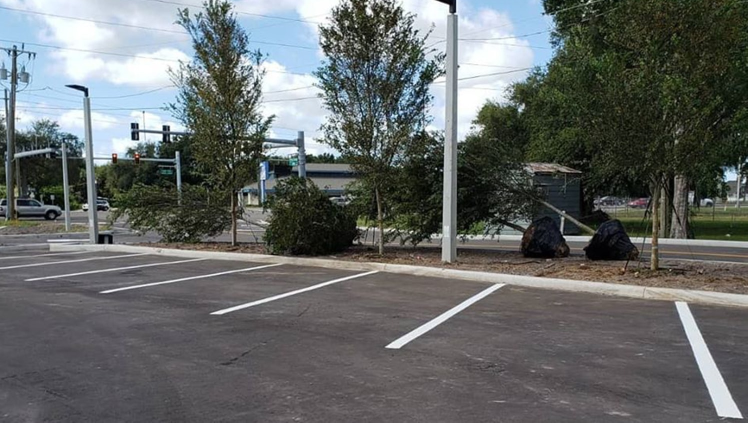
#> input picture Slot/Gambar/tes1.jpg, 1495 x 845 px, found by its file name (shown at 1/2 size)
$ jupyter execute KangDhio.ipynb
#> lines starting #> are read from the running program, lines starting #| are printed output that depends on the picture; after the words box and inside, x2 and y2 are one past the last pixel; in counts of white or black regions, pixels touching at a corner belong together
[cell 1]
#Import modul
from PIL import Image
import cv2
import numpy as np
import matplotlib.pyplot as plt

[cell 2]
import os
os.getcwd()

[cell 3]
image = cv2.imread("Gambar/Tes1.jpg")
#> image is the input picture: shape (845, 1495, 3); mean B, G, R 103.9, 104.9, 101.2
image = cv2.resize(image, (800,400), interpolation = cv2.INTER_AREA)
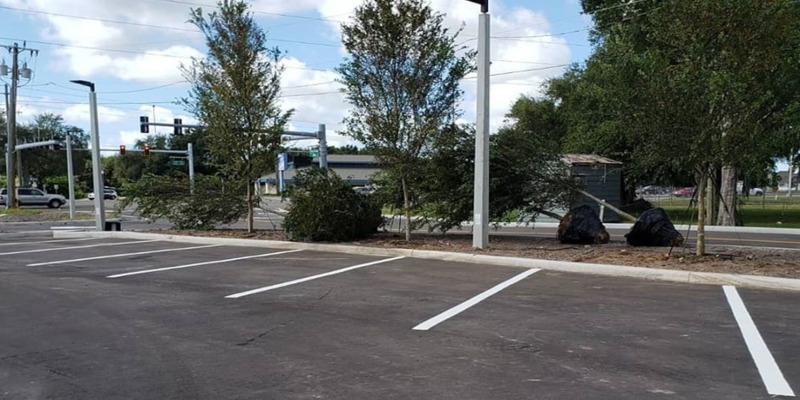
#> image: shape (400, 800, 3); mean B, G, R 103.9, 104.9, 101.2
state = 0
sum_rows = 0
sum_slots = []
font = cv2.FONT_HERSHEY_PLAIN

[cell 4]
#cv2.imshow("Image",image)
#cv2.waitKey(0)
#cv2.destroyAllWindows()

[cell 5]
#Fungsi untuk save output
def saved_1(output_SP):
    cv2.imwrite ( 'Hasil/finalImage.jpg' ,output_SP)
    return output_SP

[cell 6]
#Fungsi konversi image ke array format numpy
def load_image_into_numpy_array(image):
  (im_width, im_height) = image.size
  return np.array(image.getdata()).reshape(
    (im_height, im_width, 3)).astype(np.uint8)

[cell 7]
#Fungsi untuk pemetaan kordinat
def coordinate(event, x, y, flags, param):
  global refPt,keypoint,p,m,n,click,q,i,o

  if event == cv2.EVENT_LBUTTONDOWN:
    refPt = (x, y)
    #print(refPt)
    #p = p+1
    keypoint.append(refPt)
    #keypoint.append([])
    click = click + 1
    #print(click)
    if click == 1:
      cv2.line(image,keypoint[m],keypoint[n],(0,0,255),2)
      #print(keypoint[0])
      m = n
      n = n + 1
      click = 0
      #print(q)

      if q < 1:
        o = m
        o = o - i
        i = i + 2
        cv2.line(image,keypoint[o],keypoint[m],(0,0,255),2)
      elif q > 0:
        q = q - 1

  return keypoint

[cell 8]
ROI_slot =[]
imges = image.copy()
original_clone = image.copy()
clone = Image.fromarray(original_clone)

[cell 9]
clone

[cell 10]
while True:
    # display the image and wait for a keypress
    one = str(sum_rows)
    two = str(sum_slots)
    three = str(state+1)
    cv2.putText(image,(one+"="+two), (100,100), font, 2, (0,0,255),1)
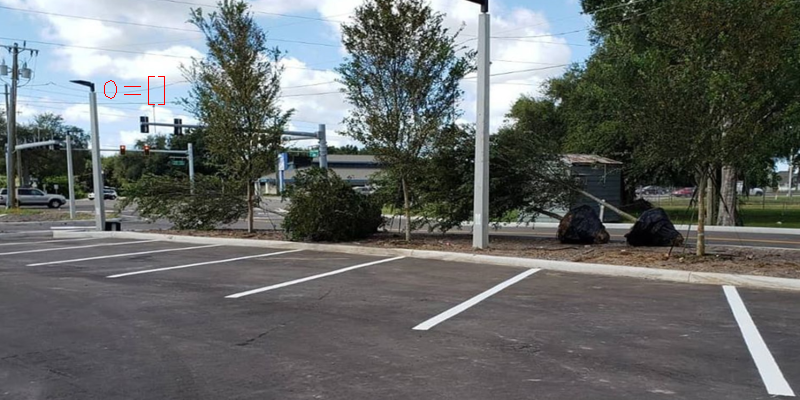
#> image: shape (400, 800, 3); 0.05% of pixels changed, all inside (x1, y1, x2, y2) = (104, 76, 165, 105)
    cv2.putText(image,three, (30,30), font, 2, (0,0,255),1)
#> image: shape (400, 800, 3); 0.01% of pixels changed, all inside (x1, y1, x2, y2) = (36, 10, 41, 29)
    cv2.imshow("Image",image)
    key = cv2.waitKey(1) & 0xFF
#> (key Esc is pressed here)
    if key == ord("p"):
        sum_rows = sum_rows +1
        sum_slots.append(0)
        image = original_clone.copy()
    if key == ord("l"):
        state=state+1
        if state==sum_rows:
            state = 0
        image = original_clone.copy()
    if key == ord("o"):
        sum_slots[state] = sum_slots[state] +1
        image = original_clone.copy()
    elif key == ord("c"):
        break
cv2.destroyAllWindows()

$ run again, with Slot/Gambar/tes2.JPG copied over Slot/Gambar/tes1.jpg
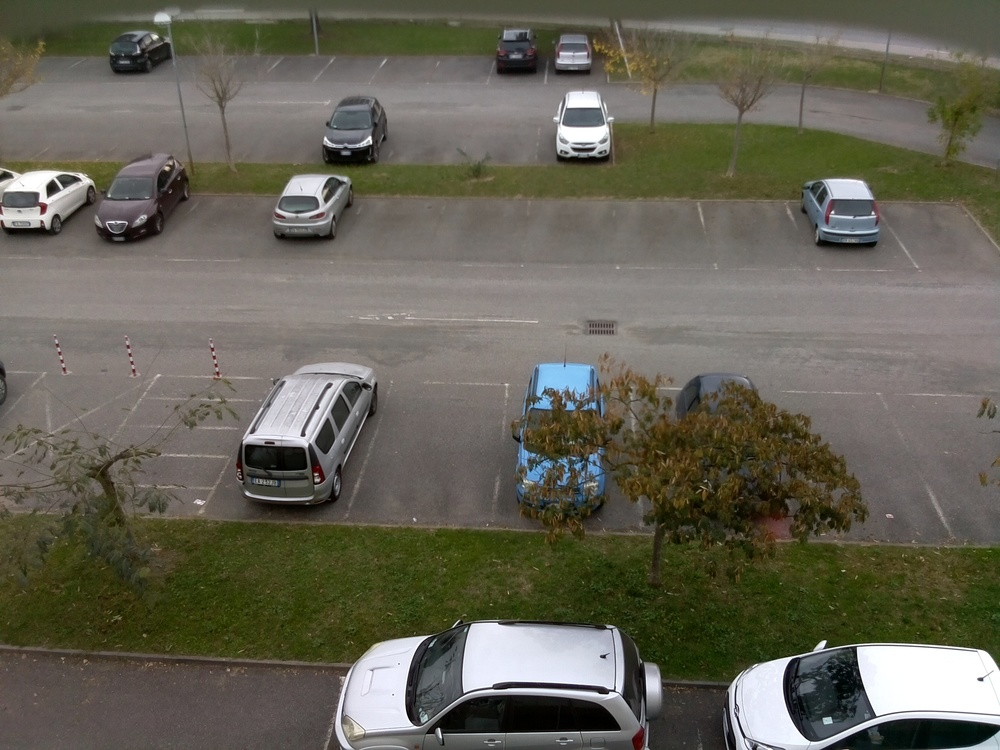
#> input picture Slot/Gambar/tes2.JPG, 1000 x 750 px, found by its file name
#> image is the input picture: shape (750, 1000, 3); mean B, G, R 86, 99.2, 101.7
#> `image = cv2.resize(image, (800,400), interpolation = cv2.INTER_AREA)`:
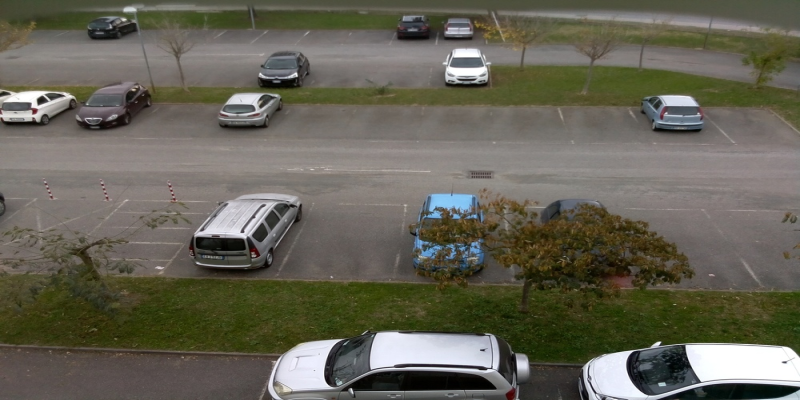
#> image: shape (400, 800, 3); mean B, G, R 86, 99.2, 101.7
#> `cv2.putText(image,(one+"="+two), (100,100), font, 2, (0,0,255),1)`:
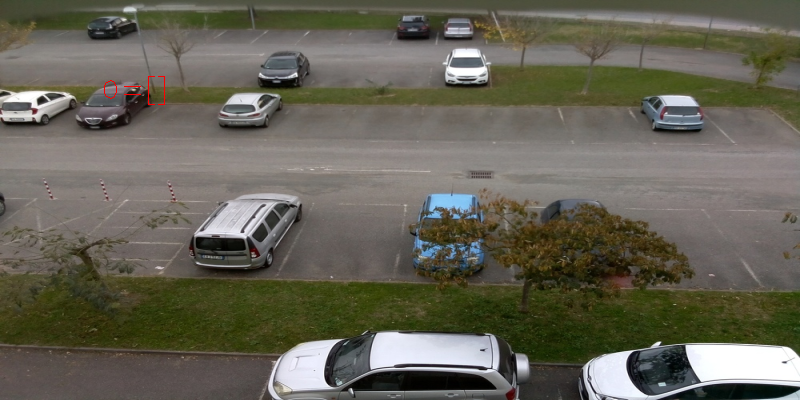
#> image: shape (400, 800, 3); 0.05% of pixels changed, all inside (x1, y1, x2, y2) = (104, 76, 165, 105)

$ run again, with Slot/Gambar/tes3.JPG copied over Slot/Gambar/tes1.jpg
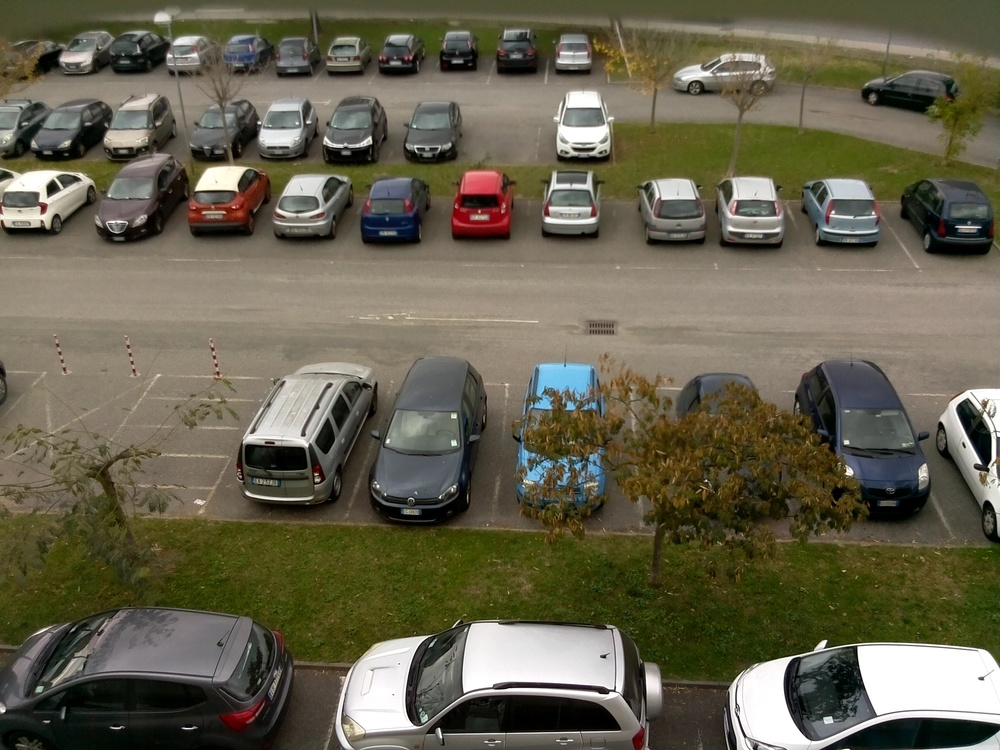
#> input picture Slot/Gambar/tes3.JPG, 1000 x 750 px, found by its file name
#> image is the input picture: shape (750, 1000, 3); mean B, G, R 78, 97.8, 102.3
#> `image = cv2.resize(image, (800,400), interpolation = cv2.INTER_AREA)`:
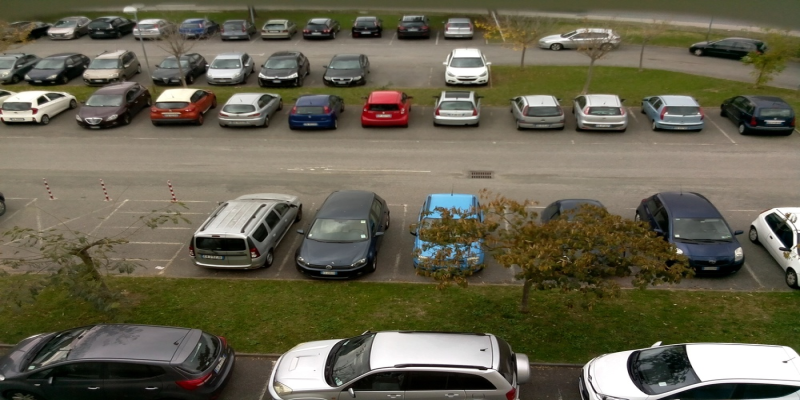
#> image: shape (400, 800, 3); mean B, G, R 78, 97.8, 102.3
#> `cv2.putText(image,(one+"="+two), (100,100), font, 2, (0,0,255),1)`:
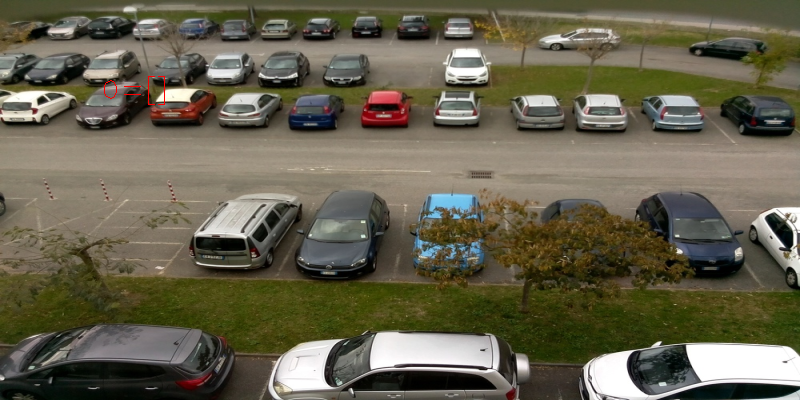
#> image: shape (400, 800, 3); 0.05% of pixels changed, all inside (x1, y1, x2, y2) = (104, 76, 165, 105)

$ run again, with Slot/Gambar/tes4.JPG copied over Slot/Gambar/tes1.jpg
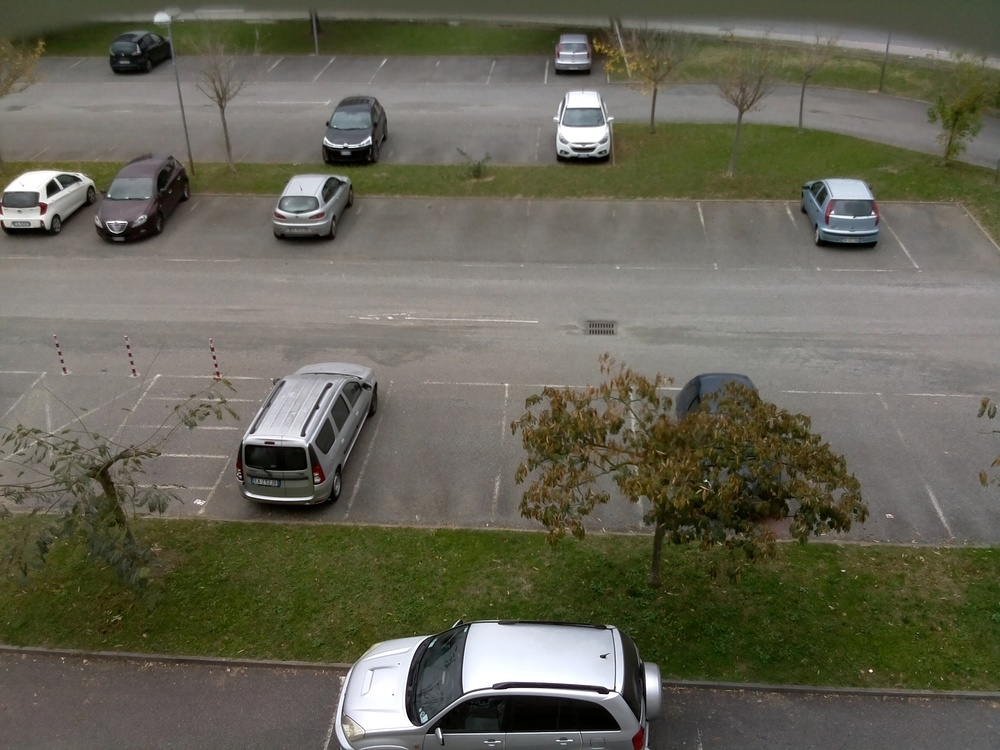
#> input picture Slot/Gambar/tes4.JPG, 1000 x 750 px, found by its file name
#> image is the input picture: shape (750, 1000, 3); mean B, G, R 85.2, 100.2, 101.8
#> `image = cv2.resize(image, (800,400), interpolation = cv2.INTER_AREA)`:
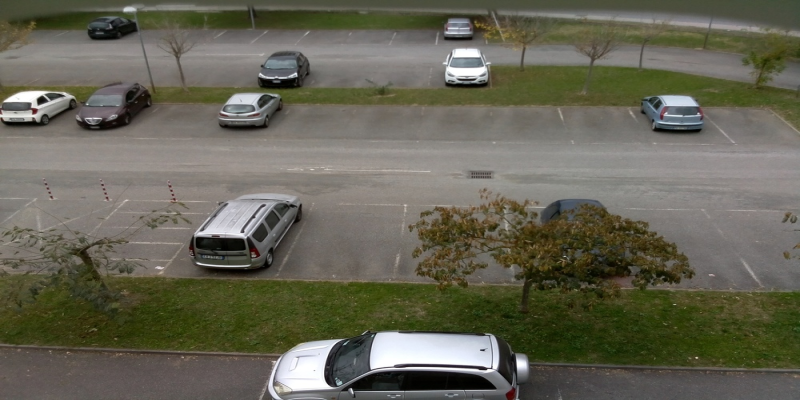
#> image: shape (400, 800, 3); mean B, G, R 85.2, 100.2, 101.8
#> `cv2.putText(image,(one+"="+two), (100,100), font, 2, (0,0,255),1)`:
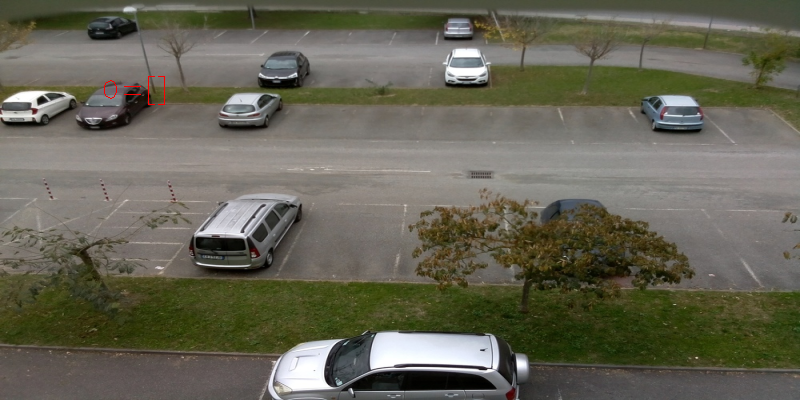
#> image: shape (400, 800, 3); 0.05% of pixels changed, all inside (x1, y1, x2, y2) = (104, 76, 165, 105)
